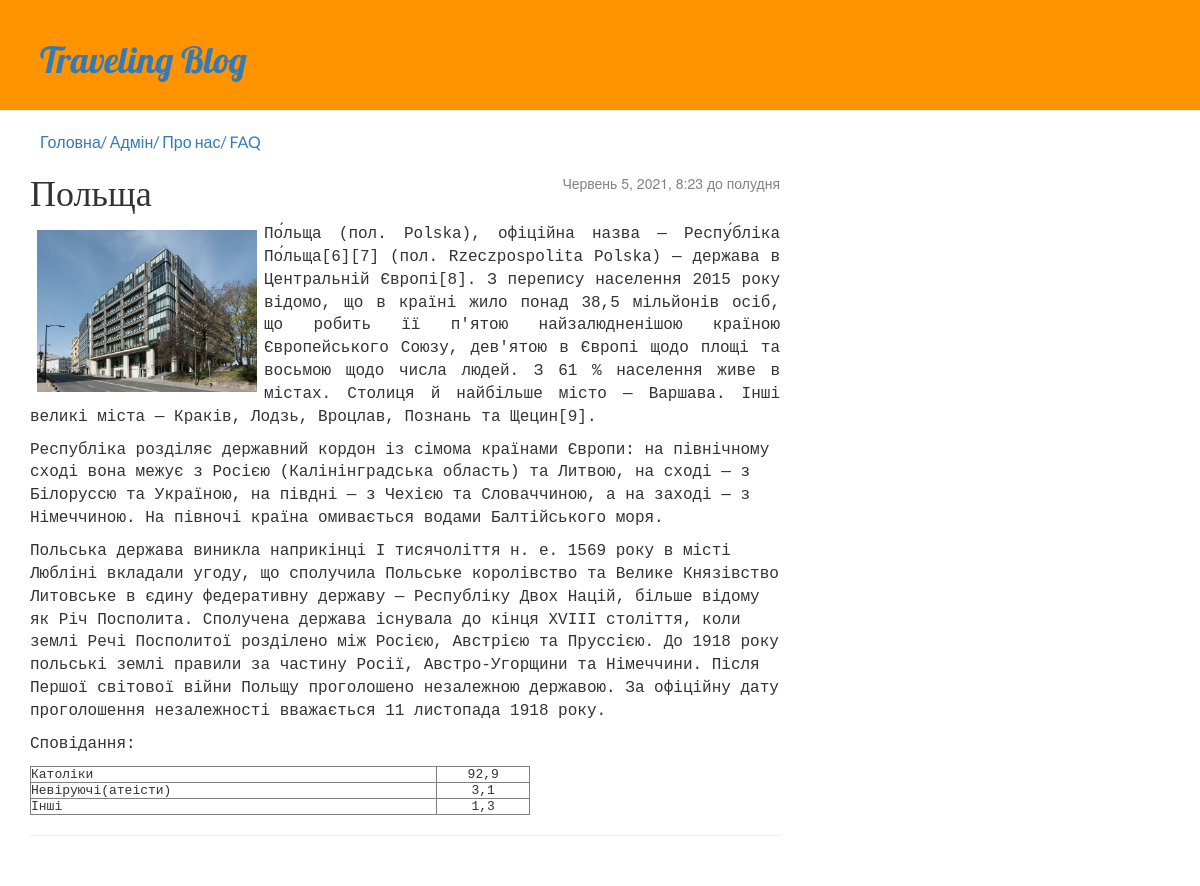
Screenshot of /post/3/ with the database file from the repository.
### blog/models.py (models this page shows, shortened)
class Post(models.Model):
    author = models.ForeignKey(settings.AUTH_USER_MODEL, on_delete=models.CASCADE)
    title = models.CharField(max_length=200)
    text = RichTextUploadingField(blank=True,null=True)
    header_image=models.ImageField(blank=True, upload_to='images/')
    created_date = models.DateTimeField(default=timezone.now)
    published_date = models.DateTimeField(blank=True, null=True)

### blog/views.py (the view)
# urls.py: url(r'^post/(?P<pk>[0-9]+)/$', views.post_detail, name='post_detail'),
def post_detail(request, pk):
    post = get_object_or_404(Post, pk=pk)
    return render(request, 'blog/post_detail.html', {'post': post})

### blog/templates/blog/post_detail.html (shortened to what this page needs)
{% extends 'blog/base.html' %}
{% block content %}
    <div class="post">
        {% if post.published_date %}
            <div class="date">
                 {{ post.published_date }}
            </div>
        {% endif %}
        <h1>{{ post.title }}</h1>
        <p>{{ post.text }}</p>
    </div>
{% endblock %}

### blog/templates/blog/base.html (shortened to what this page needs)
{% load static %}
{% autoescape off %}
{% load static %}
<html>
<head>
<link rel="stylesheet"
href="//maxcdn.bootstrapcdn.com/bootstrap/3.2.0/css/bootstrap.min.css">
<link rel="stylesheet"
href="//maxcdn.bootstrapcdn.com/bootstrap/3.2.0/css/bootstrap-theme.min.css">
<link rel="stylesheet" href="{% static 'css/style.css' %}">
</head>
<body>
        <div class="page-header">
            <h1><a href="/">Traveling Blog</a></h1>
        </div>
		<div class='gmenu'>
		<a href='/'>Головна/</a>
		<a href='/admin/'>Адмін/</a>
		<a href='/about/'>Про нас/</a>
	<a href='/FAQ/'>FAQ</a>
		</div>
        <div class="content container">
            <div class="row">
                <div class="col-md-8">
                    {% block content %}
                    {% endblock %}
                </div>
            </div>
        </div>
</body>
</html>
{% endautoescape %}

### blog/static/css/style.css (style rules this page uses)
.page-header { background-color: #ff9400; margin-top: 0; padding: 20px 20px 20px 40px; }
h1, h2, h3, h4 { font-family: 'Lobster', cursive; }
.date { float: right; color: #828282; }
.gmenu { margin-left: 40px;font-family: 'Lato', sans-serif; font-size: 12pt; }

### rows the page displays
Post: published_date "Червень 5, 2021, 8:23 до полудня", title "Польща", text (picture), text "По́льща (пол. Polska), офіційна назва — Респу́бліка По́льща[6][7] (пол. Rzeczpospolita Polska) — держава в Центральній Європі[8]. З перепису населення 2015 року відомо, що в країні жило понад 38,5 мільйонів осіб, що робить її п'ятою найзалюдненішою країною Європейського Союзу, дев'ятою в Європі щодо площі та восьмою щодо числа людей. З 61 % населення живе в містах. Столиця й найбільше місто — Варшава. Інші великі міста — Краків, Лодзь, Вроцлав, Познань та Щецин[9]. Республіка розділяє державний кордон із сімома країнами Європи: на північному сході вона межує з Росією (Калінінградська область) та Литвою, на сході — з Білоруссю та Україною, на півдні — з Чехією та Словаччиною, а на заході — з…"
